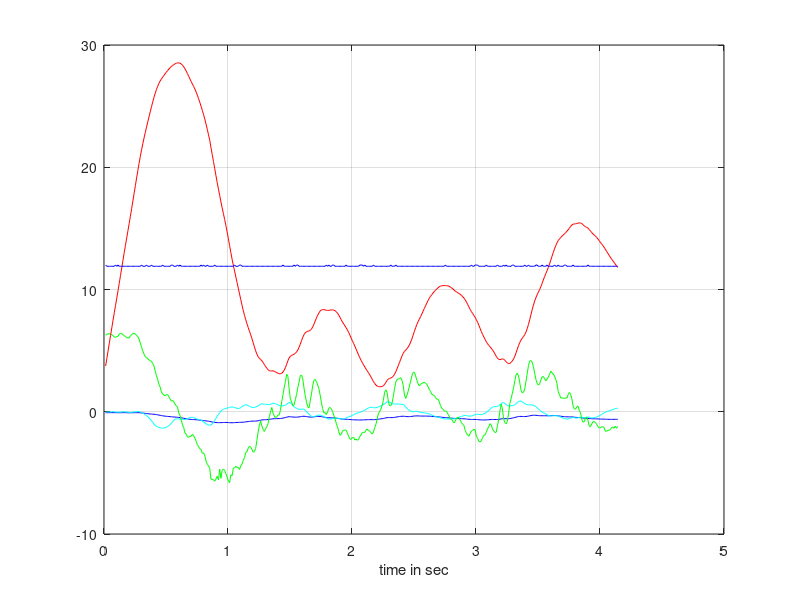

MATLAB code to generate this figure: (Note: this script raises an error after producing the figure.)
% plot af data dra regbot
clear
close all
%%
data = load('ballance_late.txt');
%  1    time 0.002 sec
%  2    mission (2) state 2
%  3  4  5 Acc x,y,z: -0.069526 0.105488 9.836782
%  6  7  8 Gyro x,y,z: -0.038147 0.053406 0.030518
%  9 10 Motor velocity ref left, right: 370.61 370.60
% 11 12 Motor voltage [V] left, right: 11.9 11.9
% 13 14 Motor current left, right [A]: -0.006 0.032
% 15 16 Wheel velocity [r/s] left, right: -0.0051 0.0034
% 17 18 19 21 Pose x,y,h,tilt [m,m,rad,rad]: 0.0000 0.0000 0.000000 0.011639
% 21    Battery voltage [V]: 11.87
% 22 23 Get data time [us]: 490 +ctrl 830
% 24 25 26 27 Extra pt.: balE[0], balU[0], balUI[0], balUI[1]: -0.45 6.1391 0.0000 0.0000
%% plot wheel velocity- one sample
figure(1)
n = size(data,1);
hold off
plot(data(1:n,1), data(1:n,20), 'b');
hold on
plot(data(1:n,1), data(1:n,7)/100, 'c');
plot(data(1:n,1), data(1:n,25), 'g');
plot(data(1:n,1), data(1:n,9)/100, 'r');
plot(data(1:n,1), data(1:n,11), 'b');
grid on
xlabel('time in sec');
legend('tilt', 'gyro-y/100','acc-x','motor ref/100 (left)','Ancher voltage',1)
%%
